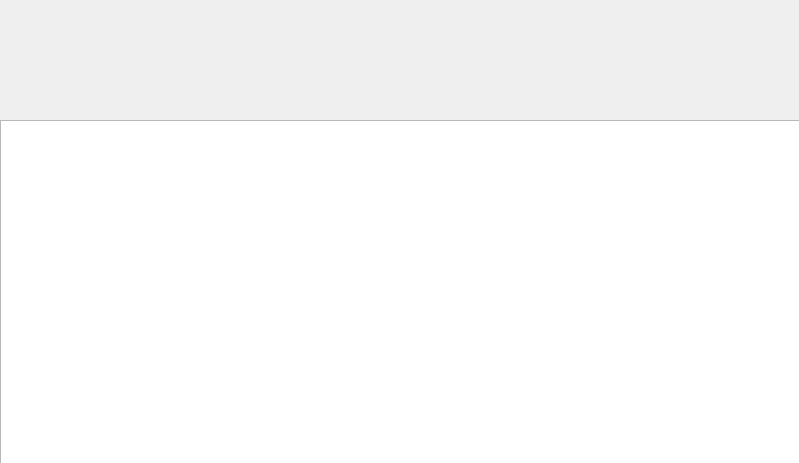
<?xml version="1.0" encoding="UTF-8"?>
<ui version="4.0">
 <class>courseui_std</class>
 <widget class="QDialog" name="courseui_std">
  <property name="geometry">
   <rect>
    <x>0</x>
    <y>0</y>
    <width>799</width>
    <height>463</height>
   </rect>
  </property>
  <property name="windowTitle">
   <string>Dialog</string>
  </property>
  <widget class="QTableView" name="tableView">
   <property name="geometry">
    <rect>
     <x>0</x>
     <y>120</y>
     <width>801</width>
     <height>351</height>
    </rect>
   </property>
  </widget>
 </widget>
 <resources/>
 <connections/>
</ui>
